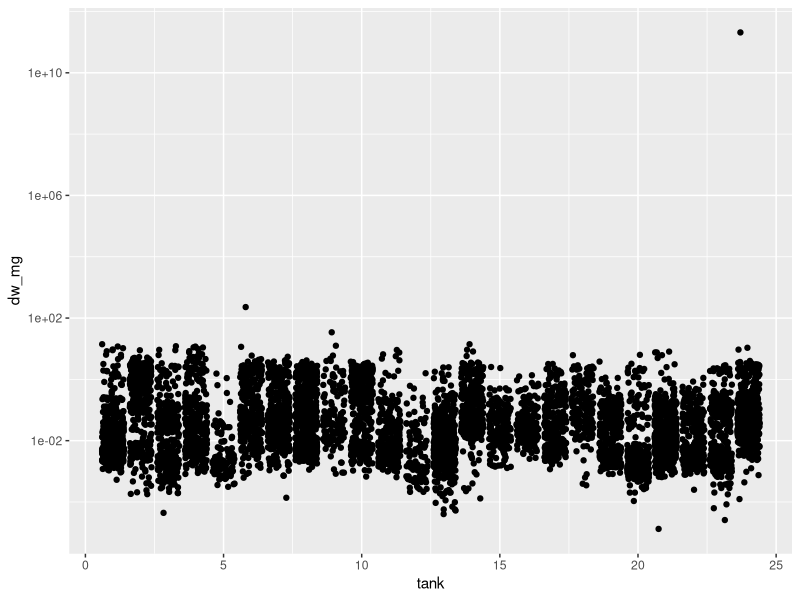
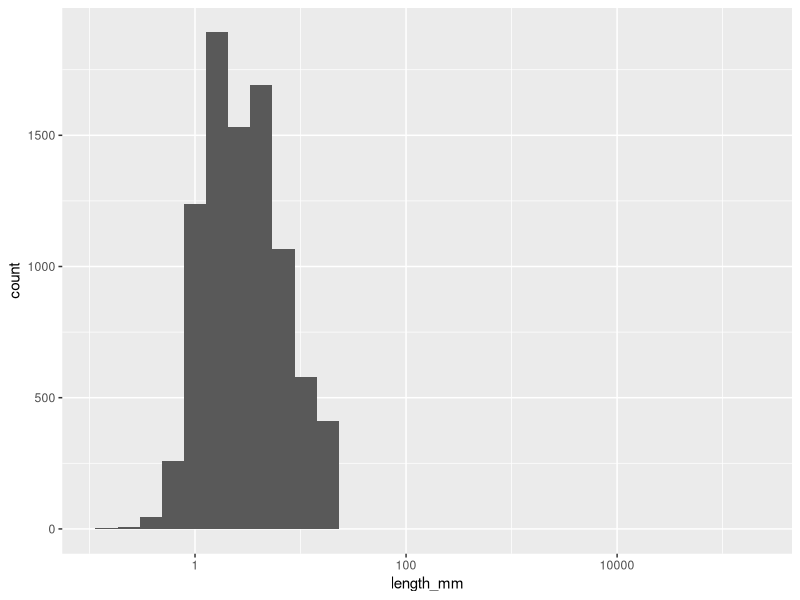

Recreate these plots in R, in order.
library(tidyverse)


# load data
dw_raw = read_csv(file = "data/dw_raw.csv")

# plot the data to check for errors (repeat with different x and y variables)

dw_raw %>% 
  ggplot(aes(x = tank, y = dw_mg)) +
  geom_jitter() +
  scale_y_log10()

dw_raw %>% 
  # filter(dw_mg <= 1000) %>% 
  ggplot(aes(x = length_mm)) + 
  geom_histogram() +
  scale_x_log10()

# filter obvious outliers (anything else to add?)
dw_fixed = dw_raw %>% 
  filter(length_mm < 50) %>%
  filter(dw_mg < 200) %>%
  group_by(tank) %>%
  mutate(xmin = min(dw_mg, na.rm = T),
         xmax = max(dw_mg, na.rm = T),
         counts = 1) %>% 
  mutate(correct_taxon = case_when(correct_taxon == "Dytiscidae" ~ "Coleoptera",
                                   correct_taxon == "Ceratopogonidae" ~ "Diptera",
                                   TRUE ~ correct_taxon)) %>% 
  filter(correct_taxon != "Trichoptera") # there was only one identified. I checked pics on 4/6/2025. No trichoptera were in the samples. Don't know which one this was, so just removed it


write_csv(dw_fixed, file = "data/dw_fixed.csv")
saveRDS(dw_fixed, file = "data/dw_fixed.rds")
